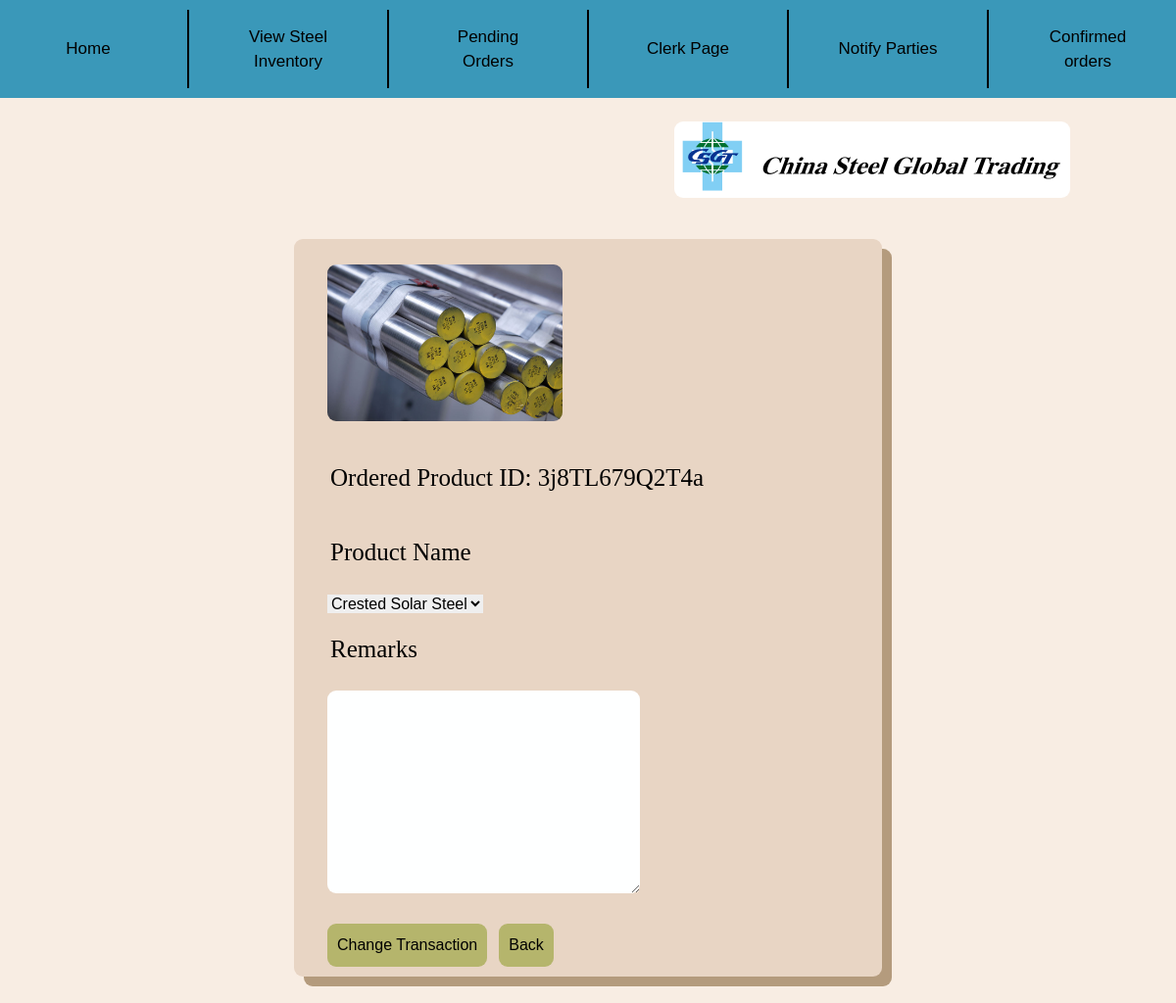
The app's page /editorder/56/ with its own data.
### Inventory/models.py (models this page shows, shortened)
class OrderedProduct(models.Model):
    remarks = models.CharField(max_length=200)
    quantity = models.IntegerField(default=0)
    totalcost = models.DecimalField(default=0, validators=[DecimalValidator(10,2)], decimal_places=2, max_digits=10)
    OrderedProductID = models.CharField(default=None, unique=True, max_length=13)
    OrderID = models.ForeignKey(FinalOrder, default=None, on_delete=models.CASCADE)
    Marks = models.ForeignKey(Product, on_delete=models.CASCADE)
    objects = models.Manager()

class Product(models.Model): #Steels, not food
    objects = models.Manager()
    Name = models.CharField(max_length=200, unique=True)
    Image = models.ImageField(default= "images/defproduct.jpg", blank=True, upload_to="images/") #not have image if we dont have one, uploaded to images folder automatically
    Manufacturer = models.CharField(default=None, max_length=100)
    ManuLoc = models.CharField(default=None,max_length=255)
    Color = models.CharField(default=None, max_length=20)
    Status = models.BooleanField(default=True) #Records incase of removed
    Measurement = models.CharField(default=None, max_length=30)
    Description = models.CharField(default=None, max_length=500)
    GrossWeight = models.CharField(default=None, max_length=40)
    Marks = models.CharField(default=None, null=True, max_length=300)
    Length = models.CharField(max_length=20)
    Cost = models.DecimalField(default=0, validators=[DecimalValidator(7,2)], decimal_places=2, max_digits=7) #declared value USD
    Stock = models.BigIntegerField(default=0)
    Contact = models.CharField(max_length=500)

### Inventory/views.py (the view)
# urls.py: path('editorder/<int:pk>/', views.ChangeTrans, name='editorder'),
def ChangeTrans(request,pk):
    condition = ""
    ChosenTrans = get_object_or_404(OrderedProduct, pk=pk)
    quant = ChosenTrans.Marks.Stock
    prods = Product.objects.filter(Stock__gte = 1).filter(Status = True)
    currentq = ChosenTrans.quantity
    currentprod = ChosenTrans.Marks.Name
    stocky = []
    prody = []
    for x in range(1,quant+1):
        stocky.append(x)
    for x in prods:
        prody.append(x.Name)
    if request.method == 'POST':
        print('Authenticated!')
        print(ChosenTrans.pk)
        condition = True
        request.session['OrderedPRem'] = ChosenTrans.pk
        request.session['OrderPname'] = request.POST.get('proddrop')
        request.session['manufacturer'] = request.POST.get('Manufacturer')
        request.session['Remarks'] = request.POST.get('Description')
        if request.session['OrderPname'] == "":
            request.session['OrderPname'] = ChosenTrans.Marks.Name
        return redirect('confirmorder', pk)
    else:
        condition = True
        return render(request,'Inventory/Editorder.html',{
                    'C' : condition,
                    'K' : ChosenTrans,
                    'Prod' : currentprod,
                    'A' : stocky,
                    'P' : prody,
                    'Q' : currentq
            })

### Inventory/templates/Inventory/Editorder.html (shortened to what this page needs)
{% extends 'Inventory/base.html' %}
{% load static %}
    {% block content %}
    <br><br><br>
    <form method="POST" action="{% url 'editorder' pk=K.pk %}">{% csrf_token %}
        <div class="container" style="position: relative;">
            <img src="{{K.Marks.Image.url}}" class="image" style=" margin-top: 2vh; margin-left: 2vw; border-radius: 9px;"><br>
            <div class="Largetext"> Ordered Product ID: {{K.OrderedProductID}}</div>
            <div class="Largetext"> Product Name </div>
            <select type="text" id="proddrop" name="proddrop" style=" margin-left: 2vw;">
                <option value=""> {{K.Marks.Name}} </option>
            </select>
            <div class="Largetext"> Remarks </div>
            <textarea type="text" class="forminput" name="Description" id="Description" rows="8" style="margin-left: 2vw;"> {{K.remarks}} </textarea><br><br>
            <span style=" display: inline-flex; margin-left: 2vw; max-width: 100%;">
                <button class="Button" id="submit" type="submit" style= "margin-right: 1vw;"> Change Transaction </button>
                <a class="Button ml-20" href="{% url 'UnfTrans' pk=K.OrderID.pk %}"> Back </a>
            </span>
        </div>
    </form>
    <br><br>
    {% endblock %}

### records on screen
OrderedProduct: Marks.Image (picture), OrderedProductID "3j8TL679Q2T4a", proddrop "Crested Solar Steel"
